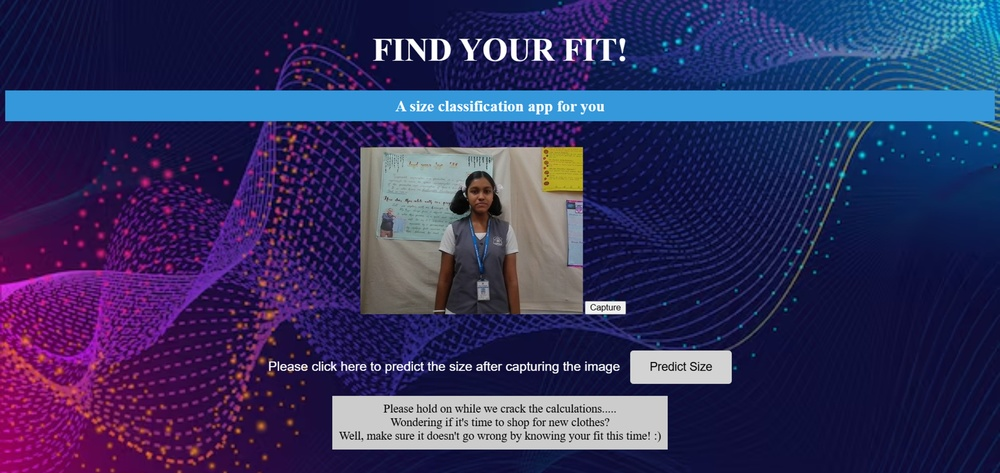
#> input picture fyf processing.jpg, 1000 x 473 px, shrunk from 4400 x 2080 before the run, given in place of masked_image.jpg, which was not available; the run also reads 1 picture not shown here
$ jupyter execute --allow-errors Testing.ipynb   (shell and % lines are left out)
#> lines starting #> are read from the running program, lines starting #| are printed output that depends on the picture; after the words box and inside, x2 and y2 are one past the last pixel; in counts of white or black regions, pixels touching at a corner belong together; pictures that were not available may be replaced by others from this repository, and a replacement may not be noted
[cell 1]
import numpy as np
import cv2


im = cv2.imread('newimage.jpg')
imgray = cv2.cvtColor(im, cv2.COLOR_BGR2GRAY)
#> imgray: shape (91, 90); every value is 0
imgray = cv2.medianBlur(imgray, ksize=7)

ret, thresh = cv2.threshold(imgray, 0, 255, cv2.THRESH_BINARY+cv2.THRESH_OTSU)
#> ret = 0
contours, _ = cv2.findContours(thresh, cv2.RETR_EXTERNAL, cv2.CHAIN_APPROX_NONE)
#> contours = []

print ("number of countours detected before filtering %d -> "%len(contours))
#| number of countours detected before filtering 0 ->
new = np.zeros(imgray.shape)

new = cv2.drawContours(im,contours,len(contours)-1,(255,255,255),10)

cv2.namedWindow('Display',cv2.WINDOW_NORMAL)
cv2.imshow('Display',new)
cv2.waitKey()

mask = np.zeros(imgray.shape,np.uint8)
#> (the rest of this cell did not finish here and is left out)

[cell 2]
img = cv2.imread("masked_image.jpg")
#> img is the input picture: shape (473, 1000, 3); mean B, G, R 96.5, 50.4, 51.9

gray = cv2.cvtColor(img, cv2.COLOR_BGR2GRAY)
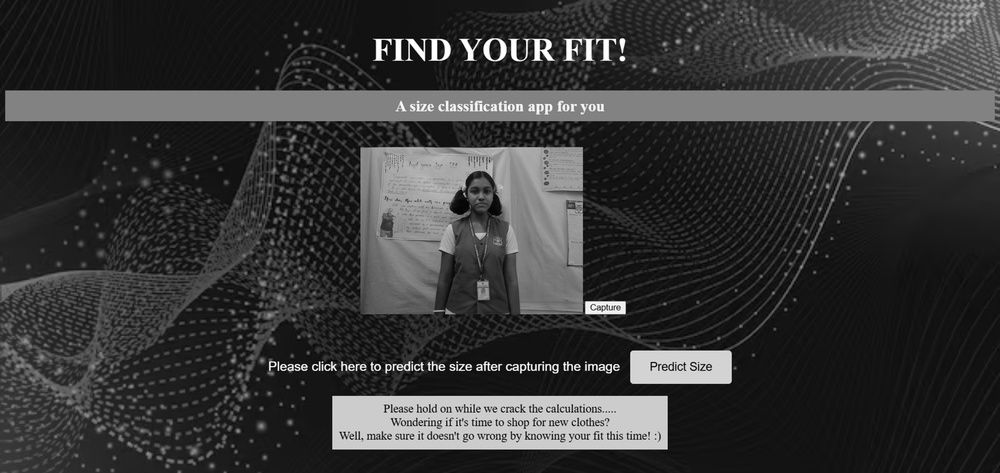
#> gray: shape (473, 1000); min 1, max 255, mean 56.1
ret, thresh = cv2.threshold(gray, 240, 255, cv2.THRESH_BINARY)
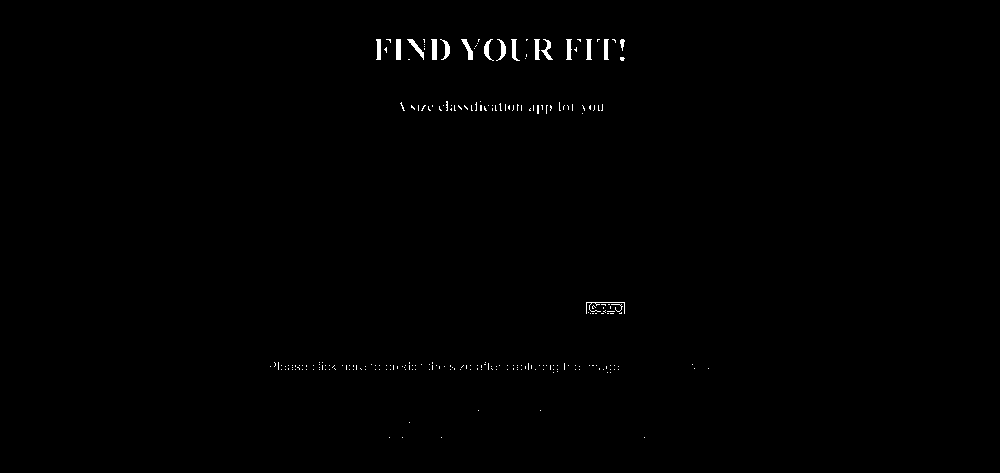
#> thresh: shape (473, 1000); 0.45% white; 244 white regions (227 under 20 px), largest, box (x1, y1, x2, y2) and area: (431, 39, 437, 60) 106, (396, 39, 401, 60) 105, (461, 39, 473, 60) 103
cv2.bitwise_not(thresh, thresh)
#> thresh: shape (473, 1000); 99.5% white; 244 black regions (227 under 20 px)

cnts = cv2.findContours(thresh, cv2.RETR_EXTERNAL,
                cv2.CHAIN_APPROX_SIMPLE)
#> cnts = 1 contour; box (x1, y1, x2, y2) and area: (0, 0, 1000, 473) 471528

cnts = cnts[0]
#> cnts = [[[0, 0], [0, 472], [999, 472], [999, 0]]]
c = max(cnts, key=cv2.contourArea)
#> c = [[0, 0], [0, 472], [999, 472], [999, 0]]

left = tuple(c[c[:, :, 0].argmin()][0])
#> left = (0, 0)
right = tuple(c[c[:, :, 0].argmax()][0])
#> right = (999, 472)

distance = np.sqrt( (right[0] - left[0])**2 + (right[1] - left[1])**2 )
#> distance = 1104.9

x,y,w,h = cv2.boundingRect(c)
#> x = 0; y = 0; w = 1000; h = 473

centx = np.sqrt( ((right[0] + left[0])**2)/4)
#> centx = 499.5
centy = np.sqrt( ((right[1] + left[1])**2)/4 )
#> centy = 236
print(centx, centy)
#| 499.5 236.0

font = cv2.FONT_HERSHEY_SIMPLEX
cv2.circle(img, left, 5, (0, 0, 255), -1)
#> img: shape (473, 1000, 3); 0.01% of pixels changed, all inside (x1, y1, x2, y2) = (0, 0, 6, 6)
cv2.circle(img, right, 5, (0, 0, 255), -1)
#> img: shape (473, 1000, 3); mean B, G, R 96.5, 50.4, 52
cv2.circle(img, (int(centx), int(centy)), 5, (0, 0, 255), -1)
#> img: shape (473, 1000, 3); mean B, G, R 96.5, 50.3, 52
cv2.line(img, left, right, (255,0,0), 2)
cv2.drawContours(img, [c], -1, (0,255,0), 2)
cv2.rectangle(img,(x,y),(x+w,y+h),(0,255,0),2)
cv2.putText(img,'Distance: '+str(distance),(10,30), font, 1, (0,0,0),2, cv2.LINE_AA)
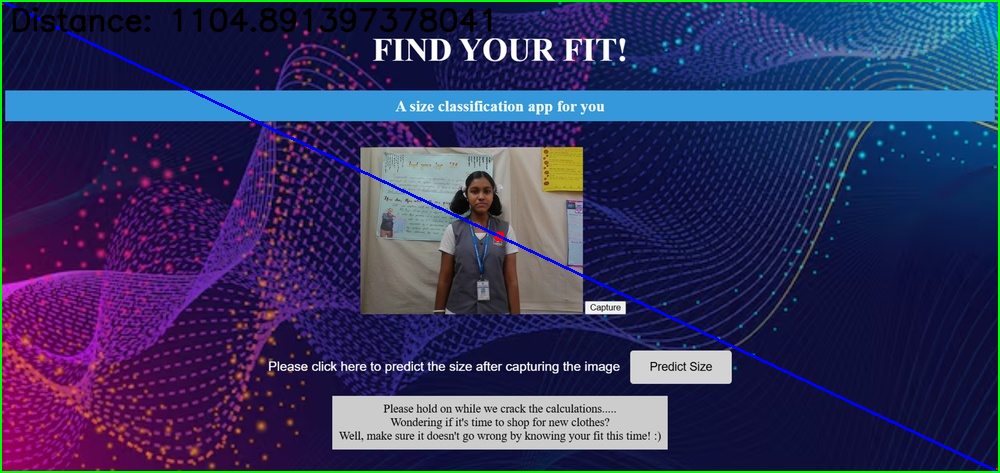
#> img: shape (473, 1000, 3); mean B, G, R 96, 52.7, 51.1
cv2.imshow('img', img)
cv2.waitKey()
cv2.imwrite('bulbresult.png', img)
#> Out = True
